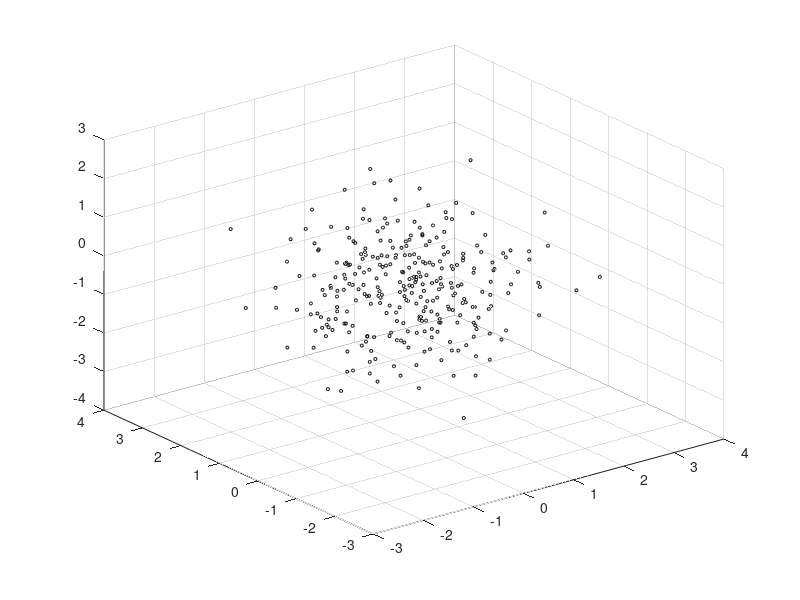

This figure's MATLAB source: (Note: this script raises an error after producing the figure.)
% Copyright Henry Giddens, 2018

%Generate a number of normally distributed randomly positioned scatterers
nScatter = 300;
R = randn(nScatter,3);

pointsize = 5;
figure;
m = scatter3(R(:,1), R(:,2), R(:,3), pointsize,'k');
m.MarkerFaceColor = 'k';
axis equal

CST = CST_MicrowaveStudio(cd,'RandomScatter.cst'); 

R = R*10; %standard deviation of 10
radius = 1; %radius of each sphere

for i = 1:nScatter
    name = ['solid',num2str(i)];
    component = ['component1'];
    material = ['PEC'];
    CST.addSphere(R(i,1),R(i,2),R(i,3),radius,0,0,name,component,material)
end

CST.save
